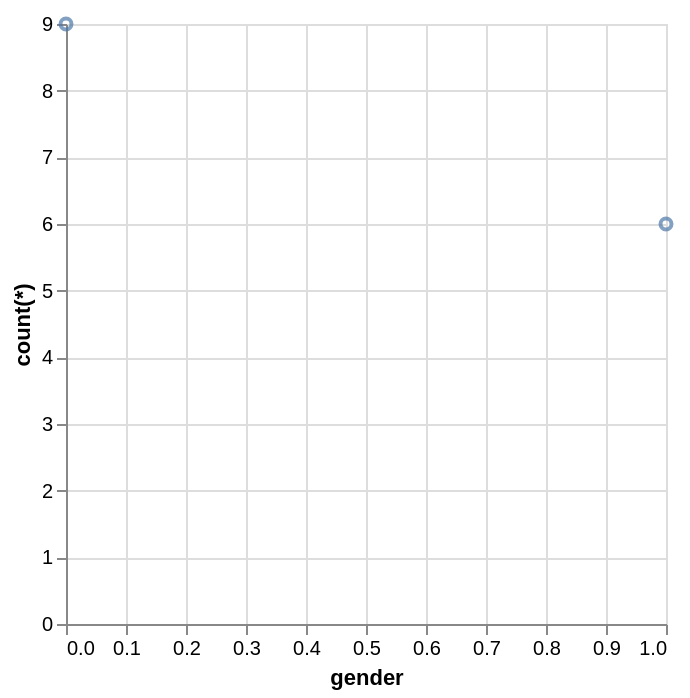

Here is the Vega-Lite specification saved for this chart:
### Vega-Lite specification from a JSON file in a GitHub repository (floating-point values rounded to 4 significant figures)
{"data": {"values": [{"x_data": 0, "y_data": 9}, {"x_data": 1, "y_data": 6}]}, "mark": "point", "encoding": {"x": {"field": "x_data", "type": "quantitative", "title": "gender"}, "y": {"field": "y_data", "type": "quantitative", "title": "count(*)"}}}
